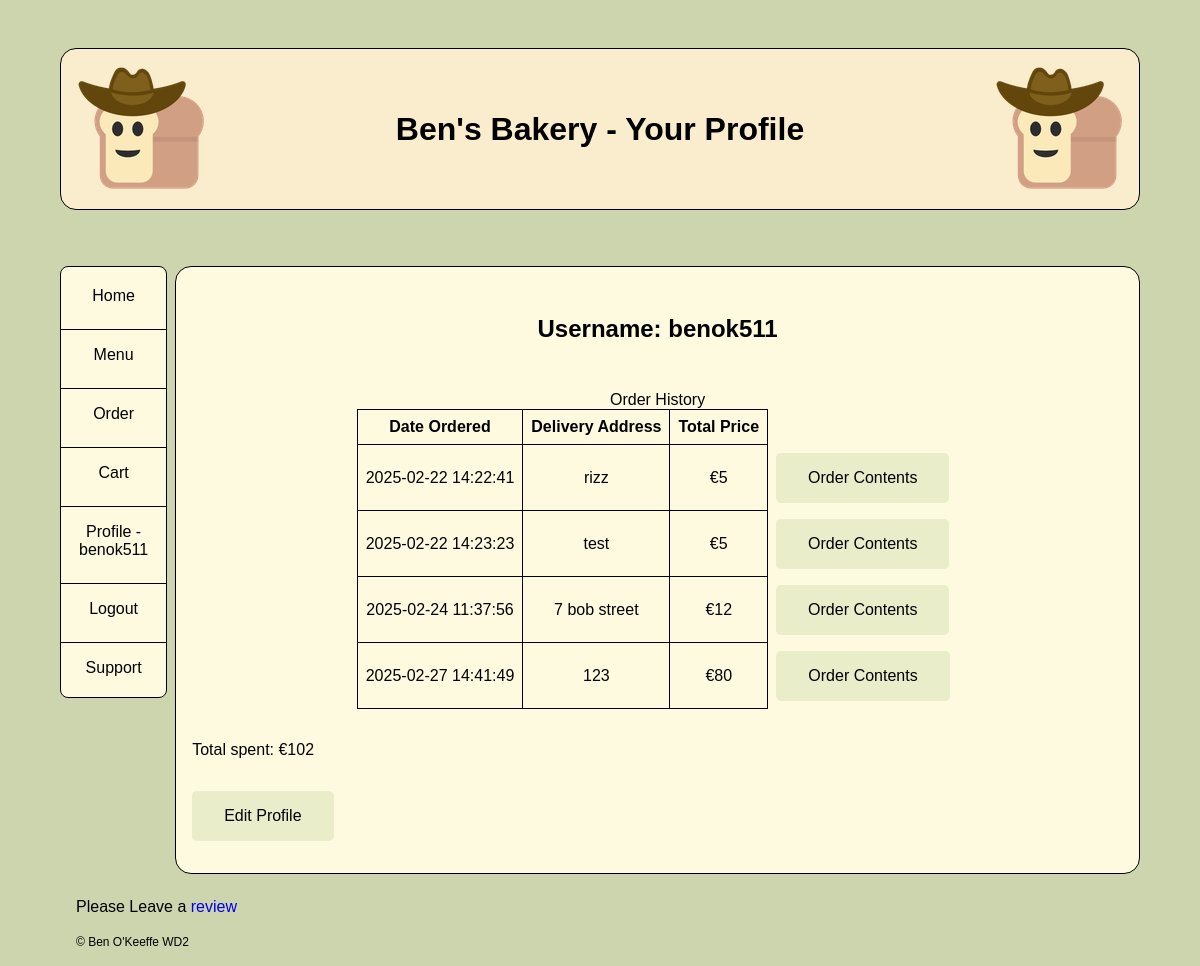
Before: /view_profile (signed in) with the older database file.
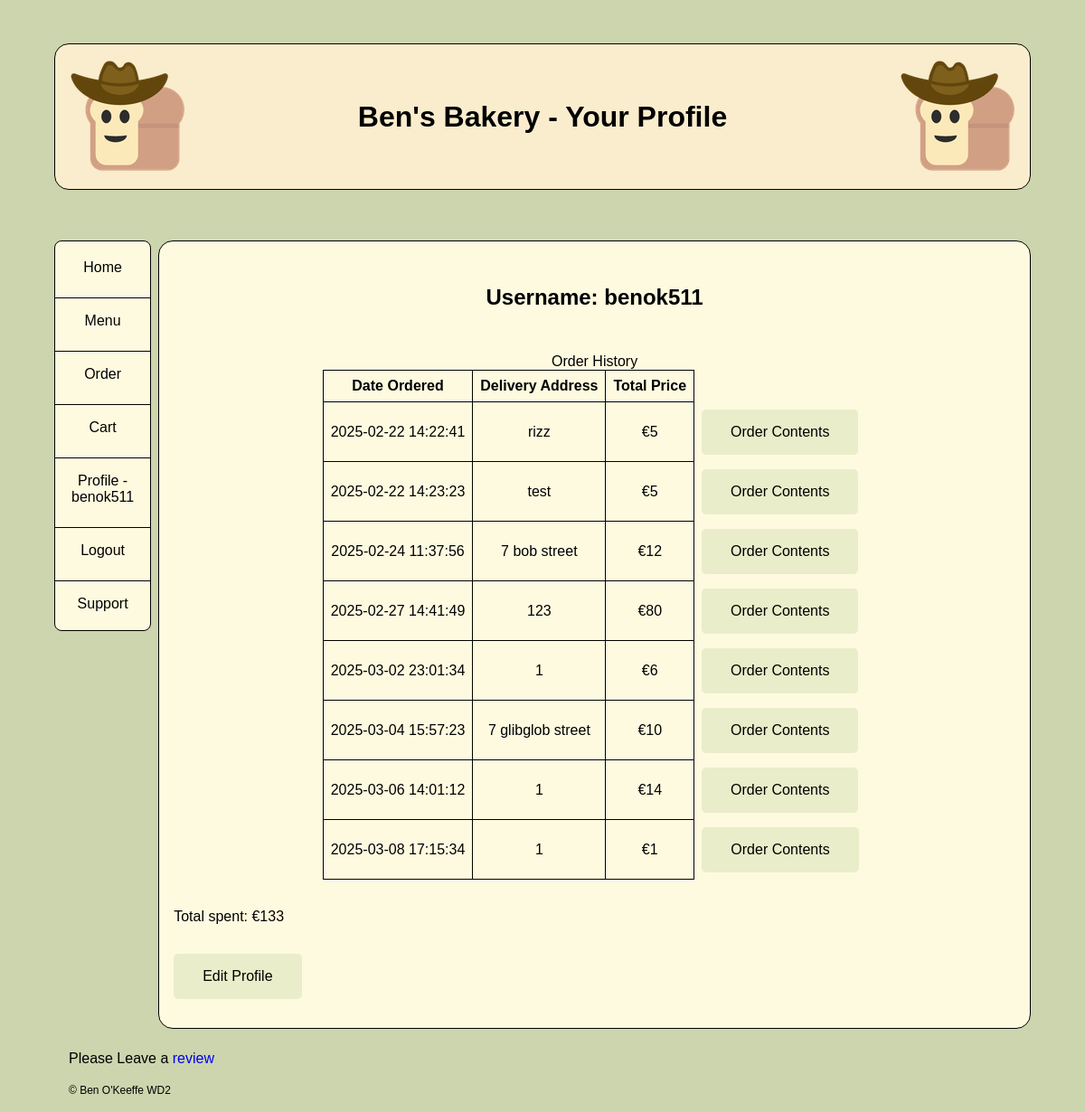
After: the same page with the newer database file.
### tables this page shows
CREATE TABLE placed_order (
    order_num INTEGER PRIMARY KEY AUTOINCREMENT, 
    user_id TEXT NOT NULL,
    order_datetime DATETIME NOT NULL,
    order_address TEXT NOT NULL,
    instructions TEXT DEFAULT 'None',
    price INT NOT NULL, order_progress TEXT DEFAULT 'In Progress',
    FOREIGN KEY (user_id) REFERENCES customers(user_id)
);

### app.py (the view)
@app.route('/view_profile')
@login_required
def view_profile():
        db = get_db()
        order_details = db.execute('''SELECT * FROM placed_order WHERE user_id = ?''', (g.user,)).fetchall()
        total_spent = db.execute('''SELECT SUM(price) FROM placed_order WHERE user_id = ?''', (g.user,)).fetchone()
        return render_template('profile.html', order_details = order_details, total_spent = total_spent, title = 'Your Profile')

### app.py (called while the page is built)
@app.before_request
def load_logged_in_user():
    g.user = session.get('user_id',None)
    g.is_admin = session.get('is_admin',None)

def login_required(view):
    @wraps(view)
    def wrapped_view(*args, **kwargs):
        if g.user is None:
            return redirect(url_for('login', next = request.url))
        return view(*args, **kwargs)
    return wrapped_view

### database.py (called while the page is built)
def get_db():
    if 'db' not in g:
        g.db = sqlite3.connect(DATABASE,
                               detect_types=sqlite3.PARSE_DECLTYPES)
        g.db.row_factory = sqlite3.Row
        return g.db

### templates/profile.html
{% extends "base.html" %}
{% block main_content %}
<h2>Username: {{g.user}}</h2>
{% if order_details %}
<table>
    <caption>Order History</caption>
    <tr>
        <th scope="col">Date Ordered</th>
        <th scope="col">Delivery Address</th>
        <th scope="col">Total Price</th>
    </tr>
    {% for order in order_details %}
    <tr>
        <td>{{order['order_datetime']}}</td>
        <td>{{order['order_address']}}</td>
        <td>€{{order['price']}}</td>
        <td class="remove" ><a href="{{url_for('order_contents', id = order['order_num'] )}}" class="button">Order Contents</a></td>
    </tr>
    {%endfor%}
</table>
<p>Total spent: €{{total_spent['SUM(price)']}}</p>
{% else %}
<p>You haven't placed an order yet!</p>
{% endif %}
<p><a href="{{url_for('edit_profile')}}" class="button">Edit Profile</a></p>
{% endblock %}

### templates/base.html (shortened to what this page needs)
<!DOCTYPE html>
<html lang="en">
<head>
    <link rel="stylesheet" href="{{url_for('static', filename='styles.css')}}">
</head>
<body>
    <header>
        <img src="{{url_for('static', filename='cowboybread.png')}}" alt="logo">
        <h1>Ben's Bakery - {{title}}</h1>
        <img src="{{url_for('static', filename='cowboybread.png')}}" alt="logo">
    </header>
    <nav>
        <a href="{{url_for('index')}}">Home</a>
        <a href="{{url_for('menu')}}">Menu</a>
            {% if g.is_admin %}
                <a href="{{url_for('admin_tools')}}">Admin</a>
                {% block admin_tools %}
                {% endblock %}
                <a href="{{url_for('logout')}}">Logout</a>
            {% else %}
                {% if g.user %}
                <a href="{{url_for('add_to_cart')}}">Order</a>
                <a href="{{url_for('cart')}}">Cart</a>
                <a href="{{url_for('view_profile')}}">Profile - {{g.user}}</a>
                <a href="{{url_for('logout')}}">Logout</a>
                <a href="{{url_for('support')}}">Support</a>
                {%else%}
                <a href="{{url_for('register')}}">Register</a>
                <a href="{{url_for('login')}}">Login</a>
                {%endif%}
            {% endif %}
    </nav>
    <main>
        {% block main_content %}
        {% endblock %}
    </main>
    <footer>
        <p>
           Please Leave a <a href="{{url_for('send_review')}}">review</a>
        </p>
        <p>
            <small>&copy; Ben O'Keeffe WD2</small>
        </p>
    </footer>
</body>
</html>

### static/styles.css (style rules this page uses)
:root { font-family: sans-serif, 'Times New Roman', Times, serif; font-size: 16px; --colour: black; --mainbgcolour: #fefae0; --bgcolour: #ccd5ae; --accentcolour: #e9edc9; --accentcolour2: #faedcd; }
*, *:before, *:after { box-sizing: border-box; }
small { font-size: 12px; }
body { color: var(--colour); background-color: var(--bgcolour); margin: 0; }
p { margin: 1em; }
header { display: flex; flex-direction: row; flex-wrap: nowrap; align-items: center; justify-content: space-between; margin: 3em 0em; border: 1px solid var(--colour); border-radius: 1em; background-color: var(--accentcolour2); padding: 1em; }
.button { display: inline-block; padding: 1em 2em; background-color: var(--accentcolour); color: var(--colour); text-decoration: none; border-radius: 5px; }
h1, h2, h3, h4, h5, h6 { text-align: center; }
header h1 { text-align: center; }
nav a:first-child { border-left:none; }
main { background-color: var(--mainbgcolour); border: 1.25px solid var(--colour); border-radius: 1em; }
.remove { border: none; }
main>* { margin: 2em 1em; }
table { border-collapse: collapse; margin: 0 auto; text-align: center; }
table { margin-top: 1em; margin-bottom: 1em; }
th,td { border: 1px solid black; padding: 0.5em; }
nav { display: flex; flex-direction: column; flex-wrap: nowrap; align-items: center; justify-content: flex-start; border: 1px solid var(--colour); border-radius: 0.5em; background-color: var(--mainbgcolour); margin-bottom: 1em; }
nav a { margin: 0.25em 0; padding: 0.25em; flex: auto; width: 100%; text-align: center; color: var(--colour); border-bottom: 1px solid var(--colour); padding: 1em; }
a { text-decoration: none; }
img, iframe { max-width: 100%; }
@media screen and (min-width: 480px) { nav { flex-direction: row; justify-content: space-evenly; } }
@media screen and (min-width: 480px) { nav a { flex: 1; border-bottom: none; border-left: 1px solid var(--colour); } }
@media screen and (min-width: 480px) { body { width: 90%; margin: 0 auto; } }
@media screen and (min-width: 1024px) { body { display: grid; grid-template-columns: 1fr 9fr; grid-template-areas: "top top" "ml mr" "bottom bottom"; gap: 0.5em; } }
@media screen and (min-width: 1024px) { header { grid-area: top; } }
@media screen and (min-width: 1024px) { nav { grid-area: ml; flex-direction: column; flex-wrap: nowrap; align-items: center; align-self: start; justify-content: flex-start; margin-bottom: 1em; } }
@media screen and (min-width: 1024px) { main { grid-area: mr; } }
@media screen and (min-width: 1024px) { footer { grid-area: bottom; } }
@media screen and (min-width: 1024px) { nav a { border-top: 1px solid var(--colour); border-left: none; padding: 1em; } }
@media screen and (min-width: 1024px) { nav a:first-child { border-top: none; } }
body { width: 80%; margin: 0 auto; background-color: white ; border: 1px solid black; }
header, footer { color: white; background-color: black; padding: 1em }
header { display: flex; flex-direction: row; flex-wrap: nowrap; justify-content: space-between; align-items: center; }
nav { flex-direction: row; justify-content: space-evenly; flex-wrap: nowrap; align-items: center; justify-content: flex-start; border: 1px solid black; border-radius: 0.5em; padding: 1em; margin-bottom: 1em; }
nav a:any-link { border: 1px solid black; background-color: white; color:black; padding: 1em; text-decoration: none; flex: 1; }
table { border-collapse: collapse; margin: 1em 0; }
main { padding: 2em; }

Changed rows visible on the page:
added placed_order: order_datetime "2025-03-02 23:01:34", order_address "1", price "6"
added placed_order: order_datetime "2025-03-04 15:57:23", order_address "7 glibglob street", price "10"
added placed_order: order_datetime "2025-03-06 14:01:12", order_address "1", price "14"
added placed_order: order_datetime "2025-03-08 17:15:34", order_address "1", price "1"
Other visible differences:
{{ total_spent['SUM(price)'] }}: "102" → "133"
